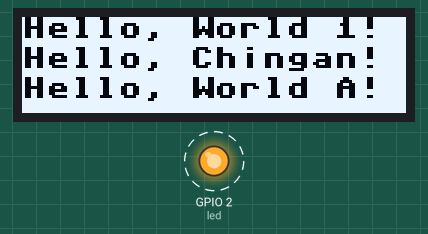
Simulated run of this program. Board: ESP32 board running MicroPython. Shown: 128×32 one-colour display, output pins drawn as LEDs (lit = HIGH). Dashed ring = blinking. Library files of the repository ran but are not shown: ssd1306.py; what the program prints to the serial console is not drawn.

Above: at 0.1 s.
At 1.1 s:
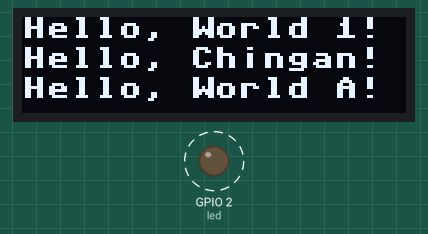
Timing chart, 0 to 130.0 s (numbered marks = the images above):
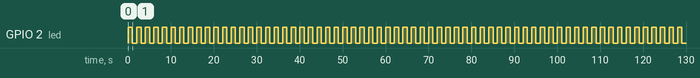

Measured:
- by itself, GPIO 2 (led): alternates HIGH for 1.0 s and LOW for 1.0 s

The program:

main.py
```python
from machine import Pin, SoftI2C
from time import sleep
import ssd1306

def Show_To_OLED():
    oled.text('Hello, World 1!', 0, 0)
    oled.text('Hello, Chingan!', 0, 10)
    oled.text('Hello, World A!', 0, 20)
   #oled.text('Hello, World 4!', 0, 30)
   #oled.text('Hello, World 5!', 0, 40)
   #oled.text('Hello, World 6!', 0, 50)
    oled.show()

def print_hi(name):
    # 在下面的代码行中使用断点来调试脚本。
    print(f'Hi, {name}, 目前執行 main.py')  # 按 Ctrl+F8 切换断点。

# 按间距中的绿色按钮以运行脚本。
if __name__ == '__main__':
    print_hi('PyCharm , Edit by Chingan')

#====================================================================================
print("Hello MicroPython on PyCharm")
print('青安 ' , __name__)
print_hi('青安')
led = Pin(2, Pin.OUT)
#
#Init_OLED()
i2c = SoftI2C(scl=Pin(22), sda=Pin(21))
oled_width = 128
oled_height = 32
oled = ssd1306.SSD1306_I2C(oled_width, oled_height, i2c)
#
O_Show_Sta = True
Show_To_OLED()
#oled.text('Hello, World 1!', 0, 0)
#oled.text('Hello, World 2!', 0, 10)
#oled.text('Hello, World 3!', 0, 20)
#oled.show()

while True:
    led.value(not led.value())
    oled.invert(O_Show_Sta)
    O_Show_Sta = not O_Show_Sta
    sleep(1) #Delay 1 秒
```
